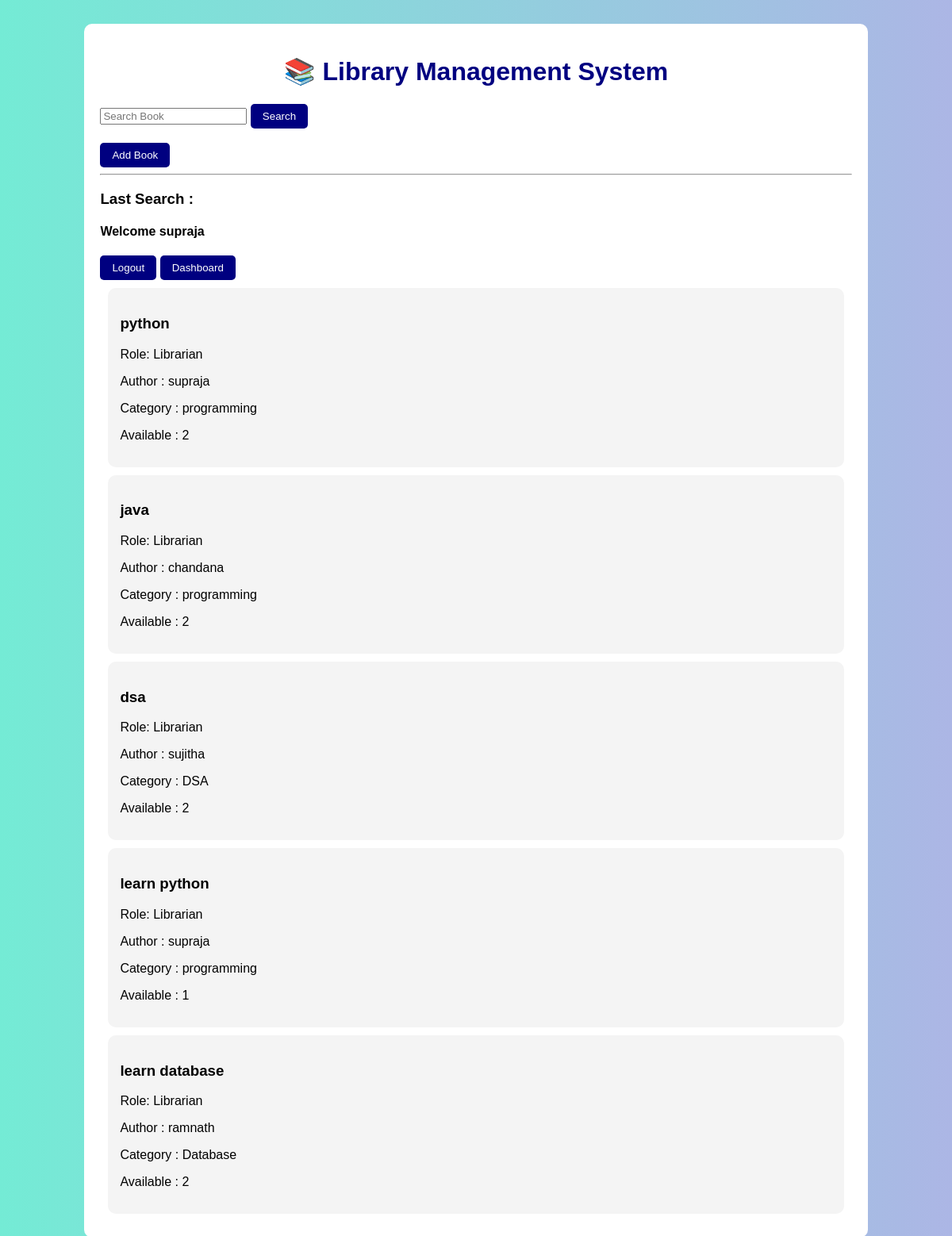
The app's page / (signed in) with its own data.
### library/models.py (models this page shows, shortened)
class Book(models.Model):
    title = models.CharField(max_length=100)
    author = models.CharField(max_length=100)
    category = models.CharField(
        max_length=50,
        choices=CATEGORY_CHOICES
    )
    quantity = models.IntegerField()

### library/views.py (the view)
# urls.py: path('',views.home,name='home'),
@login_required(login_url='/login/')
def home(request):
    books = Book.objects.filter(quantity__gt=0)
    search = request.GET.get('search')
    category = request.GET.get('category')
    if search:
        books = books.filter(title__icontains=search)
        request.session['search'] = search
    if category:
        books = books.filter(category=category)
    last_search = request.session.get('search','')
    return render(request,
                  'home.html',
                  {
                      'books': books,
                      'last_search': last_search
                  })

### library/Templates/home.html (shortened to what this page needs)
{% load static %}
<!DOCTYPE html>
<html>
<head>
    <link rel="stylesheet"
          href="{% static 'css/style.css' %}">
</head>
<body>
<div class="container">
<h1>📚 Library Management System</h1>
<form method="GET">
<input list="books"
       name="search"
       placeholder="Search Book">
<button type="submit">
Search
</button>
</form>
<br>
{% if request.user.is_staff %}
<a href="/add/">
<button>Add Book</button>
</a>
{% endif %}
<hr>
<h3>Last Search : {{ last_search }}</h3>
<h4>Welcome {{ request.user.username }}</h4>
<a href="/logout/">
    <button>Logout</button>
</a>
<a href="/dashboard/">
<button>Dashboard</button>
</a>
{% for book in books %}
<div class="card">
<h3>{{ book.title }}</h3>
{% if request.user.is_staff %}
<p>Role: Librarian</p>
{% else %}
<p>Role: Student</p>
{% endif %}
<p>Author : {{ book.author }}</p>
<p>Category : {{ book.category }}</p>
<p>Available : {{ book.quantity }}</p>
</div>
{% empty %}
<h3>No books available</h3>
{% endfor %}
</div>
</body>
</html>

### library/static/css/style.css (style rules this page uses)
body { background: linear-gradient(to right,#74ebd5,#ACB6E5); font-family: Arial, sans-serif; }
.container { width:80%; margin:auto; margin-top:30px; background:white; padding:20px; border-radius:10px; }
h1 { text-align:center; color:navy; }
.card { background:#f4f4f4; padding:15px; margin:10px; border-radius:10px; }
button { background:navy; color:white; padding:8px 15px; border:none; border-radius:5px; }
a { text-decoration:none; }

### records on screen
Book: title "python", author "supraja", category "programming", quantity "2"
Book: title "java", author "chandana", category "programming", quantity "2"
Book: title "dsa", author "sujitha", category "DSA", quantity "2"
Book: title "learn python", author "supraja", category "programming", quantity "1"
Book: title "learn database", author "ramnath", category "Database", quantity "2"

### other values on screen
{{ request.user.username }} "supraja"
